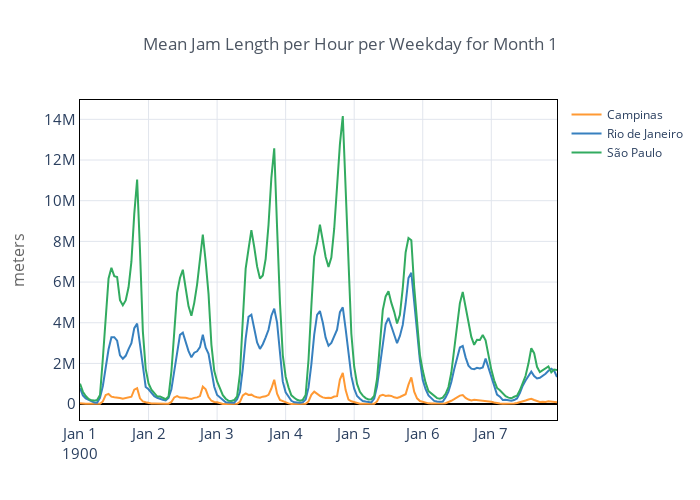
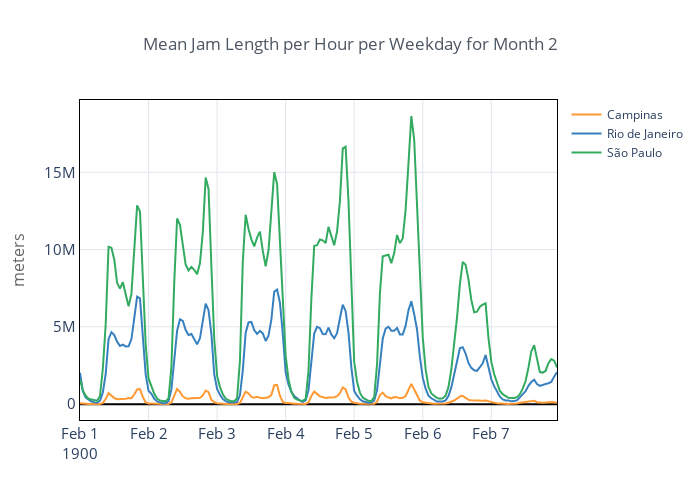
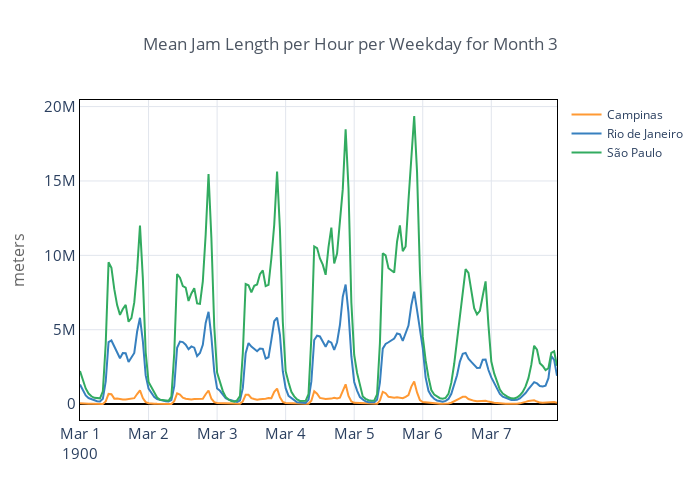

Notebook code cell kept with these figures, in order:
### Code cell
hist = df[['historical', 'city', 'avg_length', 'month']].drop_duplicates()

for m in hist['month'].unique():
    hist.query(f'month == {m}')\
    .pivot_table(index='historical', columns='city', values='avg_length')\
    .iplot(theme='custom',
          title=f'Mean Jam Length per Hour per Weekday for Month {m}',
          yTitle='meters'
          )

### Figure 1 — Plotly figure (JSON) as saved in the notebook; plotly's stock layout.template omitted (floating-point values rounded to 4 significant figures; data arrays with more than 128 entries replaced by an {"elided": "..."} marker saying what was removed)
{"data": [{"line": {"color": "rgba(255, 153, 51, 1.0)", "dash": "solid", "shape": "linear", "width": 2}, "mode": "lines", "name": "Campinas", "text": "", "type": "scatter", "x": {"elided": "168 str values"}, "y": {"elided": "168 float values"}}, {"line": {"color": "rgba(55, 128, 191, 1.0)", "dash": "solid", "shape": "linear", "width": 2}, "mode": "lines", "name": "Rio de Janeiro", "text": "", "type": "scatter", "x": {"elided": "168 str values"}, "y": {"elided": "168 float values"}}, {"line": {"color": "rgba(50, 171, 96, 1.0)", "dash": "solid", "shape": "linear", "width": 2}, "mode": "lines", "name": "São Paulo", "text": "", "type": "scatter", "x": {"elided": "168 str values"}, "y": {"elided": "168 float values"}}], "layout": {"height": 500, "legend": {"bgcolor": "#FFFFFF", "bordercolor": "#444444", "borderwidth": 0, "font": {"size": 12}, "itemclick": "toggle", "itemdoubleclick": "toggleothers", "itemsizing": "trace", "traceorder": "normal"}, "paper_bgcolor": "#FFFFFF", "plot_bgcolor": "#FFFFFF", "title": {"font": {"color": "#4D5663", "size": 17}, "text": "Mean Jam Length per Hour per Weekday for Month 1", "x": 0.5}, "width": 700, "xaxis": {"automargin": true, "gridcolor": "#E1E5ED", "linecolor": "#000000", "mirror": "ticks", "showline": true, "tickfont": {"size": 15}, "title": {"font": {"color": "#666666", "size": 16}, "text": ""}, "zerolinecolor": "#000000", "zerolinewidth": 2}, "yaxis": {"automargin": true, "gridcolor": "#E1E5ED", "linecolor": "#000000", "mirror": "ticks", "showline": true, "tickfont": {"size": 15}, "title": {"font": {"color": "#666666", "size": 16}, "text": "meters"}, "zerolinecolor": "#000000", "zerolinewidth": 2}}}

### Figure 2 — Plotly figure (JSON) as saved in the notebook; plotly's stock layout.template omitted (floating-point values rounded to 4 significant figures; data arrays with more than 128 entries replaced by an {"elided": "..."} marker saying what was removed)
{"data": [{"line": {"color": "rgba(255, 153, 51, 1.0)", "dash": "solid", "shape": "linear", "width": 2}, "mode": "lines", "name": "Campinas", "text": "", "type": "scatter", "x": {"elided": "168 str values"}, "y": {"elided": "168 float values"}}, {"line": {"color": "rgba(55, 128, 191, 1.0)", "dash": "solid", "shape": "linear", "width": 2}, "mode": "lines", "name": "Rio de Janeiro", "text": "", "type": "scatter", "x": {"elided": "168 str values"}, "y": {"elided": "168 float values"}}, {"line": {"color": "rgba(50, 171, 96, 1.0)", "dash": "solid", "shape": "linear", "width": 2}, "mode": "lines", "name": "São Paulo", "text": "", "type": "scatter", "x": {"elided": "168 str values"}, "y": {"elided": "168 float values"}}], "layout": {"height": 500, "legend": {"bgcolor": "#FFFFFF", "bordercolor": "#444444", "borderwidth": 0, "font": {"size": 12}, "itemclick": "toggle", "itemdoubleclick": "toggleothers", "itemsizing": "trace", "traceorder": "normal"}, "paper_bgcolor": "#FFFFFF", "plot_bgcolor": "#FFFFFF", "title": {"font": {"color": "#4D5663", "size": 17}, "text": "Mean Jam Length per Hour per Weekday for Month 2", "x": 0.5}, "width": 700, "xaxis": {"automargin": true, "gridcolor": "#E1E5ED", "linecolor": "#000000", "mirror": "ticks", "showline": true, "tickfont": {"size": 15}, "title": {"font": {"color": "#666666", "size": 16}, "text": ""}, "zerolinecolor": "#000000", "zerolinewidth": 2}, "yaxis": {"automargin": true, "gridcolor": "#E1E5ED", "linecolor": "#000000", "mirror": "ticks", "showline": true, "tickfont": {"size": 15}, "title": {"font": {"color": "#666666", "size": 16}, "text": "meters"}, "zerolinecolor": "#000000", "zerolinewidth": 2}}}

### Figure 3 — Plotly figure (JSON) as saved in the notebook; plotly's stock layout.template omitted (floating-point values rounded to 4 significant figures; data arrays with more than 128 entries replaced by an {"elided": "..."} marker saying what was removed)
{"data": [{"line": {"color": "rgba(255, 153, 51, 1.0)", "dash": "solid", "shape": "linear", "width": 2}, "mode": "lines", "name": "Campinas", "text": "", "type": "scatter", "x": {"elided": "168 str values"}, "y": {"elided": "168 float values"}}, {"line": {"color": "rgba(55, 128, 191, 1.0)", "dash": "solid", "shape": "linear", "width": 2}, "mode": "lines", "name": "Rio de Janeiro", "text": "", "type": "scatter", "x": {"elided": "168 str values"}, "y": {"elided": "168 float values"}}, {"line": {"color": "rgba(50, 171, 96, 1.0)", "dash": "solid", "shape": "linear", "width": 2}, "mode": "lines", "name": "São Paulo", "text": "", "type": "scatter", "x": {"elided": "168 str values"}, "y": {"elided": "168 float values"}}], "layout": {"height": 500, "legend": {"bgcolor": "#FFFFFF", "bordercolor": "#444444", "borderwidth": 0, "font": {"size": 12}, "itemclick": "toggle", "itemdoubleclick": "toggleothers", "itemsizing": "trace", "traceorder": "normal"}, "paper_bgcolor": "#FFFFFF", "plot_bgcolor": "#FFFFFF", "title": {"font": {"color": "#4D5663", "size": 17}, "text": "Mean Jam Length per Hour per Weekday for Month 3", "x": 0.5}, "width": 700, "xaxis": {"automargin": true, "gridcolor": "#E1E5ED", "linecolor": "#000000", "mirror": "ticks", "showline": true, "tickfont": {"size": 15}, "title": {"font": {"color": "#666666", "size": 16}, "text": ""}, "zerolinecolor": "#000000", "zerolinewidth": 2}, "yaxis": {"automargin": true, "gridcolor": "#E1E5ED", "linecolor": "#000000", "mirror": "ticks", "showline": true, "tickfont": {"size": 15}, "title": {"font": {"color": "#666666", "size": 16}, "text": "meters"}, "zerolinecolor": "#000000", "zerolinewidth": 2}}}
